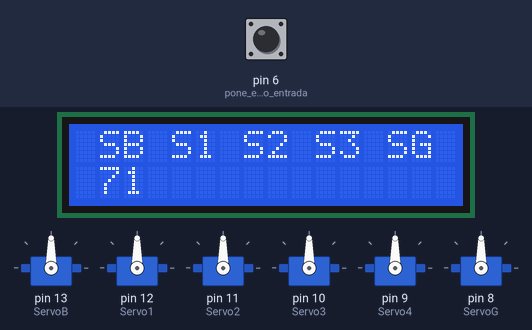
Bench run of a sketch on a simulated Arduino Uno, built with avr-gcc and run on an emulated ATmega328P. Shown: 6 × servo, 16×2 character LCD. The inputs (shaded band) are chosen by the test bench; at power-on: pin 6 (pone_el_pin_como_entrada) HIGH.

Above: at 0.22 s.
At 3.6 s:
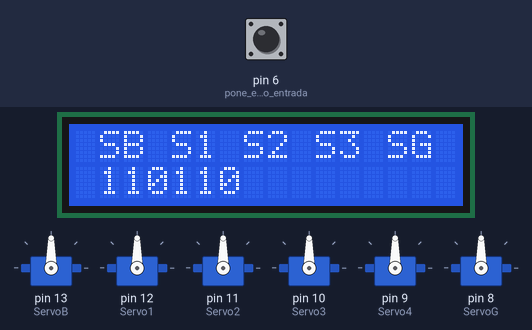
At 8.1 s:
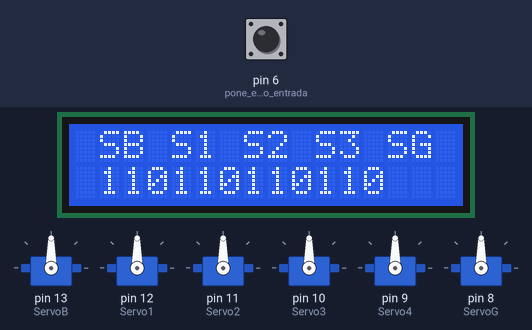
At 14.6 s:
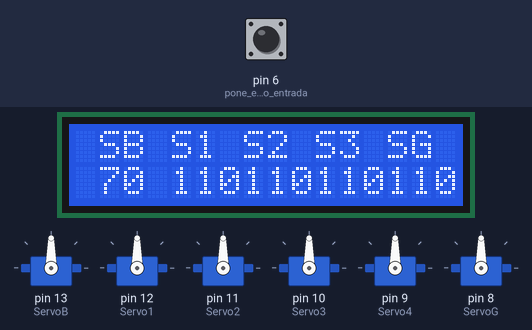
At 23.6 s:
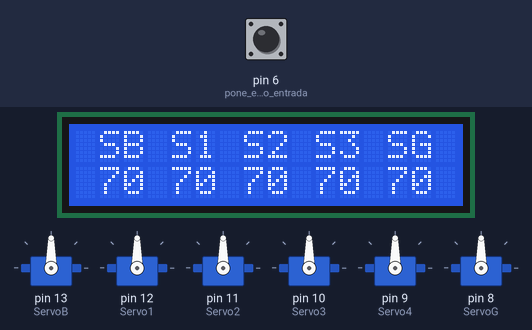
At 36.8 s:
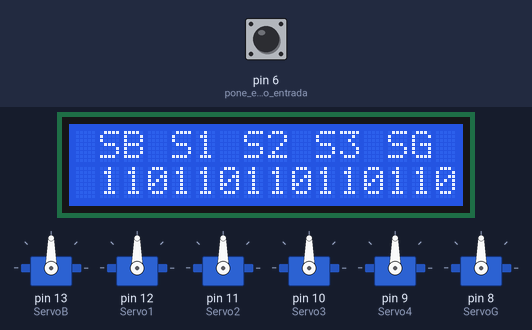

The sketch:

Brazo.ino
```cpp
#include <LiquidCrystal.h>
#include <Servo.h>

// initialize the library with the numbers of the interface pins
LiquidCrystal lcd(5,       //RS
                  4,       //E
                  3,       //D4
                  2,       //D5
                  1,       //D6
                  0);      //D7

Servo ServoB;
Servo Servo1;
Servo Servo2;
Servo Servo3;
Servo Servo4;
Servo ServoG;

void setup()
{
  pinMode(6, INPUT);           // pone el pin como entrada
  digitalWrite(6, HIGH);       // activa la resistencia pullup

  ServoB.attach(13);
  Servo1.attach(12);
  Servo2.attach(11);
  Servo3.attach(10);
  Servo4.attach(9);
  ServoG.attach(8);

  lcd.begin(16, 2);
  lcd.print(" SB S1 S2 S3 SG");
}

void MoveServo(Servo sServo, int nActualPosition, int nNewPosition, int x)
{
  while(nActualPosition != nNewPosition)
  {
     if(nActualPosition < nNewPosition)
       nActualPosition ++;
     else
       nActualPosition--;

    sServo.write(nActualPosition);

    lcd.setCursor(x, 1);
    lcd.print("   ");
    lcd.setCursor(x, 1);
    lcd.print(nActualPosition);
    delay(30);
  }
}

int nSecuencia = 0;

void loop() {

    if(digitalRead(6))
    {
      MoveServo(ServoB, 70, 110, 1);
      delay(1000);
      MoveServo(Servo1, 70, 110, 4);
      delay(1000);
      MoveServo(Servo2, 70, 110, 7);
      delay(1000);
      MoveServo(Servo3, 70, 110, 10);
      delay(1000);
      MoveServo(ServoG, 70, 110, 13);
      delay(3000);
      MoveServo(ServoB, 110, 70, 1);
      delay(1000);
      MoveServo(Servo1, 110, 70, 4);
      delay(1000);
      MoveServo(Servo2, 110, 70, 7);
      delay(1000);
      MoveServo(Servo3, 110, 70, 10);
      delay(1000);
      MoveServo(ServoG, 110, 70, 13);
      delay(3000);
    }
}
```

Measured:
- what the display in image 1 shows lasts 1.0 s, from 3.6 s to 4.6 s
- what the display in image 4 shows lasts 3.0 s, from 23.5 s to 26.5 s
